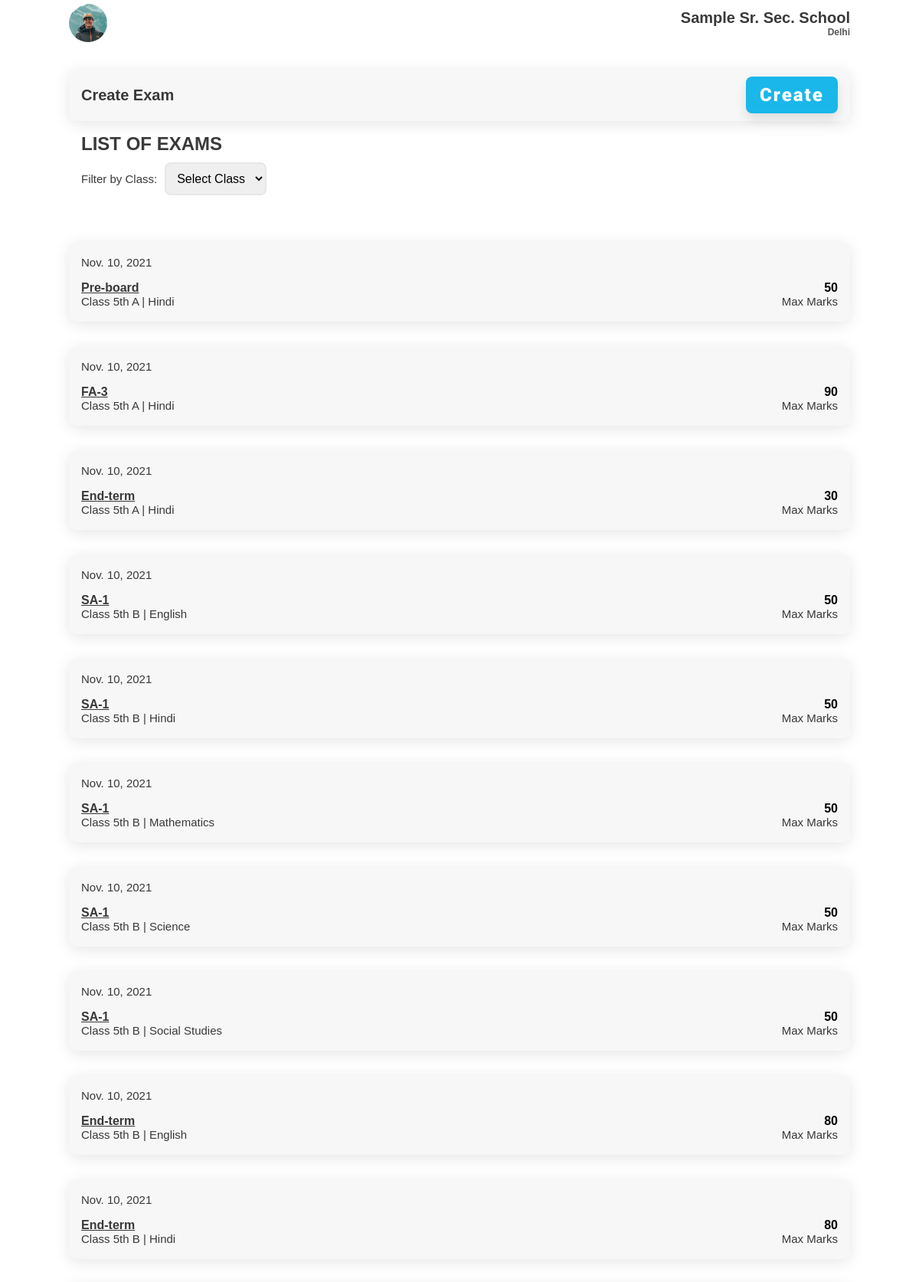
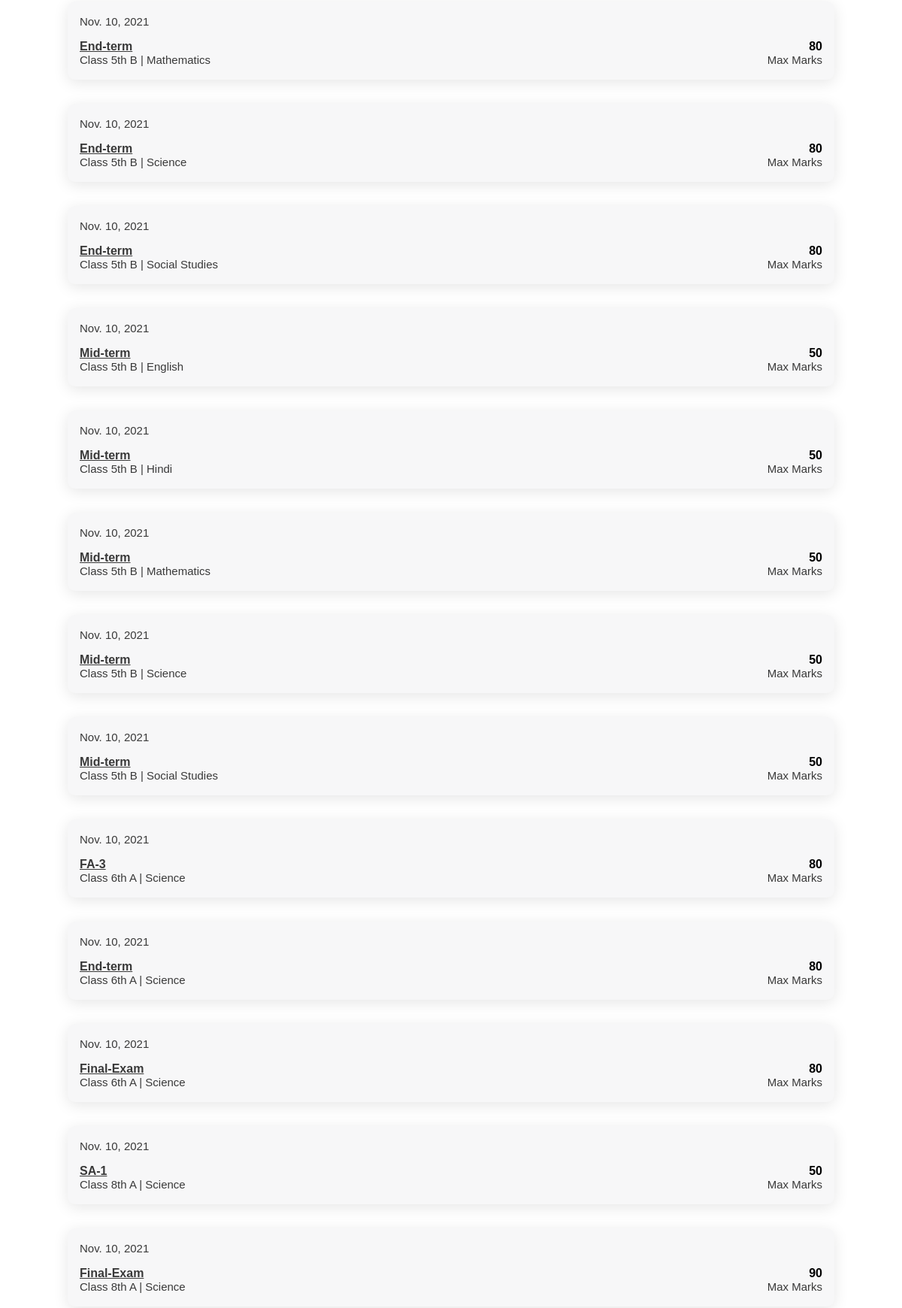
/exam/teacherExamList/ (signed in, upper part), run on the app's committed database (2 pictures, top to bottom).
### exam/models.py (models this page shows)
class ExamHeldSubject(models.Model):
    exam = models.ForeignKey(exam, on_delete=models.CASCADE)
    subject = models.ForeignKey(subject, on_delete=models.CASCADE)

class exam(models.Model):
    date = models.DateField(auto_now=True)
    name = models.CharField(max_length=100)
    max_marks = models.IntegerField()
    ms = models.BooleanField()

### teacher/models.py (models this page shows)
class subject(models.Model):
    subject = models.CharField(max_length=50)
    Class = models.ForeignKey(classSection, on_delete=models.PROTECT)
    teacher = models.ForeignKey(teacher, on_delete=models.PROTECT)

class classSection(models.Model):
    Class = models.IntegerField()
    section = models.CharField(max_length=50)
    teacher = models.OneToOneField(teacher, on_delete=models.PROTECT)

### exam/views.py (the view)
# urls.py: path('teacherExamList/', views.teacherExamList, name='teacherExamList'),
def teacherExamList(request):
    usr = request.user
    teacherobj = teacher.objects.get(user=usr)
    subject_qs = subject.objects.filter(teacher=teacherobj)
    exam_qs = ExamHeldSubject.objects.filter(subject__in = subject_qs)
    print(exam_qs)
    class_qs = classSection.objects.get(teacher=teacherobj)
    subject_qs_1  = subject.objects.filter(Class=class_qs)
    exam_qs_1 = ExamHeldSubject.objects.filter(subject__in = subject_qs_1)
    print(exam_qs_1)
    exam_qs = exam_qs.union(exam_qs_1)
    return render(request, 'teacherExamList.html', {'exam_lst': exam_qs})

### templates/teacher/teacherExamList.html (shortened to what this page needs)
{% extends 'attendance.html' %} {% load static %} {% block extra-head %}
<link rel="stylesheet" href="{% static 'css/attendance.css' %}" />
<link rel="stylesheet" href="{% static 'css/teacherExam.css' %}" />
{% endblock extra-head %} {% block content %}
<section id="start-att">
  <div class="component-back">
    <div>
      <h2>Create Exam</h2>
    </div>
    <button class="btn btn-lg">Create</button>
  </div>
  <div class="exam-list-txt">
    <h1>LIST OF EXAMS</h1>
    <div class="exam-list-class-filter">
      <p>Filter by Class:</p>
      <select name="select-class" id="" onchange="submitHandler(event)">
        <option value="all" selected="">Select Class</option>
      </select>
    </div>
  </div>
</section>
<section id="home-menu">
  <div class="home-menu">
      {% for current_exam in exam_lst %}
      <div id="exam#{{ current_exam.exam.id }}" class="menu-list tech-exam-list">
        <div>
          <p>{{ current_exam.exam.date }}</p>
        </div>
        <div class="exam-data">
          <a href="{% url 'exam:marksEdit' current_exam.id %}">
            <div class="exam-desc">
              <h3 class="text-underline">{{ current_exam.exam.name }}</h3>
              <p>Class {{ current_exam.subject.Class.Class }}th {{ current_exam.subject.Class.section }} | {{ current_exam.subject.subject }}</p>
            </div>
          </a>
          <div class="max-marks">
            <h4>{{ current_exam.exam.max_marks }}</h4>
            <p>Max Marks</p>
          </div>
        </div>
      </div>
      {% endfor %}
  </div>
</section>
{% endblock content %}

### static/css/style.css (style rules this page uses)
:root { --dark-green: #1ab7ea; --light-green: #9cdabd; --dark-red: #fb3f4a; --light-red: #fb878e; --light-red: #2196f3; --light-grey: #f7f7f8; --dark-grey: #e7e7e8; --dark: #393939; --faded: #555555; --center-width: 85%; }
* { box-sizing: border-box; margin: 0; padding: 0; }
body { font-family: "Arial", sans-serif; -webkit-font-smoothing: antialiased; }
a { text-decoration: none; }
* { margin: 0; padding: 0; }
.home-menu, .goto { margin: 35px auto 0; width: var(--center-width); display: flex; flex-direction: column; justify-content: space-between; }
.menu-list, .component-back { background-color: var(--light-grey); border-radius: 10px; display: flex; justify-content: space-between; align-items: center; margin: 1em 0; padding: 10px 16px; transition: all 0.5s ease 0s; box-shadow: 0px 4px 20px rgba(0, 0, 0, 0.1); }
.btn { display: inline-block; background: var(--dark-green); color: #fff; padding: 10px 15px; min-width: 120px; font-size: 1rem; text-align: center; border: none; cursor: pointer; outline: none; box-shadow: 0px 8px 15px rgba(0, 0, 0, 0.1); transition: all 0.3s ease 0s; border-radius: 8px; letter-spacing: 2px; font-family: "Roboto", sans-serif; font-weight: 900; }
.btn-lg { font-size: 1.5rem; }
p { color: var(--dark); font-size: 15px; font-weight: 300; }
h1 { color: var(--dark); text-transform: capitalize; font-size: 24px; font-weight: 600; }
h2 { color: var(--dark); text-transform: capitalize; font-size: 20px; font-weight: 600; }
h3 { color: var(--dark); font-size: 16px; font-weight: 600; }
.text-underline { text-decoration: underline; }

### static/css/attendance.css (style rules this page uses)
#start-att { width: 85%; margin: auto; }

### static/css/teacherExam.css (style rules this page uses)
.exam-list-txt { padding: 0px 16px; align-items: center; }
.exam-list-txt select { outline: none; padding: 10px; font-size: 16px; border: 2px solid var(--dark-grey); border-radius: 8px; transition: all 0.1s ease; margin: 10px; }
.exam-list-class-filter { display: flex; align-items: center; }
.tech-exam-list { flex-direction: column; }
.tech-exam-list > * { margin: 8px 0px; }
.tech-exam-list > div:nth-child(1) { align-self: baseline; }
.exam-data { display: flex; justify-content: space-between; width: 100%; text-align: right; }
.exam-desc { text-align: left; }

### data on the page
ExamHeldSubject: exam "Nov. 10, 2021", exam.name "Pre-board", subject.Class.Class "5", subject.Class.section "A", subject.subject "Hindi", exam.max_marks "50"
ExamHeldSubject: exam "Nov. 10, 2021", exam.name "FA-3", subject.Class.Class "5", subject.Class.section "A", subject.subject "Hindi", exam.max_marks "90"
ExamHeldSubject: exam "Nov. 10, 2021", exam.name "End-term", subject.Class.Class "5", subject.Class.section "A", subject.subject "Hindi", exam.max_marks "30"
ExamHeldSubject: exam "Nov. 10, 2021", exam.name "SA-1", subject.Class.Class "5", subject.Class.section "B", subject.subject "English", exam.max_marks "50"
ExamHeldSubject: exam "Nov. 10, 2021", exam.name "SA-1", subject.Class.Class "5", subject.Class.section "B", subject.subject "Hindi", exam.max_marks "50"
ExamHeldSubject: exam "Nov. 10, 2021", exam.name "SA-1", subject.Class.Class "5", subject.Class.section "B", subject.subject "Mathematics", exam.max_marks "50"
ExamHeldSubject: exam "Nov. 10, 2021", exam.name "SA-1", subject.Class.Class "5", subject.Class.section "B", subject.subject "Science", exam.max_marks "50"
ExamHeldSubject: exam "Nov. 10, 2021", exam.name "SA-1", subject.Class.Class "5", subject.Class.section "B", subject.subject "Social Studies", exam.max_marks "50"
ExamHeldSubject: exam "Nov. 10, 2021", exam.name "End-term", subject.Class.Class "5", subject.Class.section "B", subject.subject "English", exam.max_marks "80"
ExamHeldSubject: exam "Nov. 10, 2021", exam.name "End-term", subject.Class.Class "5", subject.Class.section "B", subject.subject "Hindi", exam.max_marks "80"
ExamHeldSubject: exam "Nov. 10, 2021", exam.name "End-term", subject.Class.Class "5", subject.Class.section "B", subject.subject "Mathematics", exam.max_marks "80"
ExamHeldSubject: exam "Nov. 10, 2021", exam.name "End-term", subject.Class.Class "5", subject.Class.section "B", subject.subject "Science", exam.max_marks "80"
ExamHeldSubject: exam "Nov. 10, 2021", exam.name "End-term", subject.Class.Class "5", subject.Class.section "B", subject.subject "Social Studies", exam.max_marks "80"
ExamHeldSubject: exam "Nov. 10, 2021", exam.name "Mid-term", subject.Class.Class "5", subject.Class.section "B", subject.subject "English", exam.max_marks "50"
ExamHeldSubject: exam "Nov. 10, 2021", exam.name "Mid-term", subject.Class.Class "5", subject.Class.section "B", subject.subject "Hindi", exam.max_marks "50"
ExamHeldSubject: exam "Nov. 10, 2021", exam.name "Mid-term", subject.Class.Class "5", subject.Class.section "B", subject.subject "Mathematics", exam.max_marks "50"
ExamHeldSubject: exam "Nov. 10, 2021", exam.name "Mid-term", subject.Class.Class "5", subject.Class.section "B", subject.subject "Science", exam.max_marks "50"
ExamHeldSubject: exam "Nov. 10, 2021", exam.name "Mid-term", subject.Class.Class "5", subject.Class.section "B", subject.subject "Social Studies", exam.max_marks "50"
ExamHeldSubject: exam "Nov. 10, 2021", exam.name "FA-3", subject.Class.Class "6", subject.Class.section "A", subject.subject "Science", exam.max_marks "80"
ExamHeldSubject: exam "Nov. 10, 2021", exam.name "End-term", subject.Class.Class "6", subject.Class.section "A", subject.subject "Science", exam.max_marks "80"
ExamHeldSubject: exam "Nov. 10, 2021", exam.name "Final-Exam", subject.Class.Class "6", subject.Class.section "A", subject.subject "Science", exam.max_marks "80"
ExamHeldSubject: exam "Nov. 10, 2021", exam.name "SA-1", subject.Class.Class "8", subject.Class.section "A", subject.subject "Science", exam.max_marks "50"
ExamHeldSubject: exam "Nov. 10, 2021", exam.name "Final-Exam", subject.Class.Class "8", subject.Class.section "A", subject.subject "Science", exam.max_marks "90"
